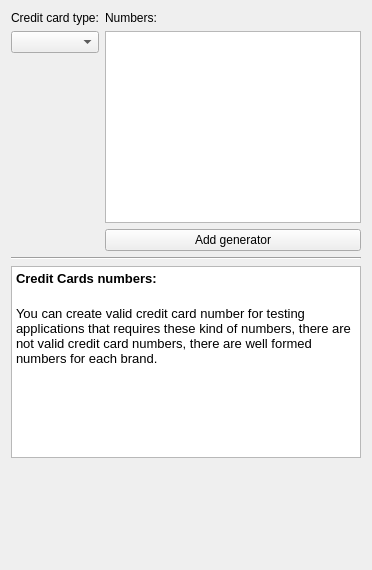
             <widget class="QWidget" name="tab_15">
              <attribute name="title">
               <string>Creditcards</string>
              </attribute>
              <layout class="QGridLayout">
               <item row="0" column="0">
                <layout class="QVBoxLayout">
                 <item>
                  <widget class="QLabel" name="label_32">
                   <property name="text">
                    <string>Credit card type:</string>
                   </property>
                  </widget>
                 </item>
                 <item>
                  <widget class="QComboBox" name="comboBox_2"/>
                 </item>
                 <item>
                  <spacer>
                   <property name="orientation">
                    <enum>Qt::Vertical</enum>
                   </property>
                   <property name="sizeHint" stdset="0">
                    <size>
                     <width>20</width>
                     <height>40</height>
                    </size>
                   </property>
                  </spacer>
                 </item>
                </layout>
               </item>
               <item row="0" column="1">
                <layout class="QVBoxLayout">
                 <item>
                  <widget class="QLabel" name="label_46">
                   <property name="text">
                    <string>Numbers:</string>
                   </property>
                  </widget>
                 </item>
                 <item>
                  <widget class="QListWidget" name="listWidget"/>
                 </item>
                 <item>
                  <widget class="QPushButton" name="addCredit">
                   <property name="text">
                    <string>Add generator</string>
                   </property>
                   <property name="icon">
                    <iconset>
                     <normaloff>images/Icons/Knob Play Green.png</normaloff>images/Icons/Knob Play Green.png</iconset>
                   </property>
                  </widget>
                 </item>
                </layout>
               </item>
               <item row="1" column="0" colspan="2">
                <widget class="Line" name="line_13">
                 <property name="orientation">
                  <enum>Qt::Horizontal</enum>
                 </property>
                </widget>
               </item>
               <item row="2" column="0" colspan="2">
                <widget class="QTextEdit" name="textEdit_2">
                 <property name="html">
                  <string>&lt;!DOCTYPE HTML PUBLIC &quot;-//W3C//DTD HTML 4.0//EN&quot; &quot;http://www.w3.org/TR/REC-html40/strict.dtd&quot;&gt;
&lt;html&gt;&lt;head&gt;&lt;meta name=&quot;qrichtext&quot; content=&quot;1&quot; /&gt;&lt;style type=&quot;text/css&quot;&gt;
p, li { white-space: pre-wrap; }
&lt;/style&gt;&lt;/head&gt;&lt;body style=&quot; font-family:'Lucida Grande'; font-size:10pt; font-weight:400; font-style:normal;&quot;&gt;
&lt;p style=&quot; margin-top:0px; margin-bottom:0px; margin-left:0px; margin-right:0px; -qt-block-indent:0; text-indent:0px;&quot;&gt;&lt;span style=&quot; font-weight:600;&quot;&gt;Credit Cards numbers:&lt;/span&gt;&lt;/p&gt;
&lt;p style=&quot;-qt-paragraph-type:empty; margin-top:0px; margin-bottom:0px; margin-left:0px; margin-right:0px; -qt-block-indent:0; text-indent:0px; font-size:13pt;&quot;&gt;&lt;/p&gt;
&lt;p style=&quot; margin-top:0px; margin-bottom:0px; margin-left:0px; margin-right:0px; -qt-block-indent:0; text-indent:0px;&quot;&gt;You can create valid credit card number for testing applications that requires these kind of numbers, there are not valid credit card numbers, there are well formed numbers for each brand.&lt;/p&gt;&lt;/body&gt;&lt;/html&gt;</string>
                 </property>
                </widget>
               </item>
               <item row="3" column="1">
                <spacer>
                 <property name="orientation">
                  <enum>Qt::Vertical</enum>
                 </property>
                 <property name="sizeHint" stdset="0">
                  <size>
                   <width>20</width>
                   <height>101</height>
                  </size>
                 </property>
                </spacer>
               </item>
              </layout>
             </widget>
